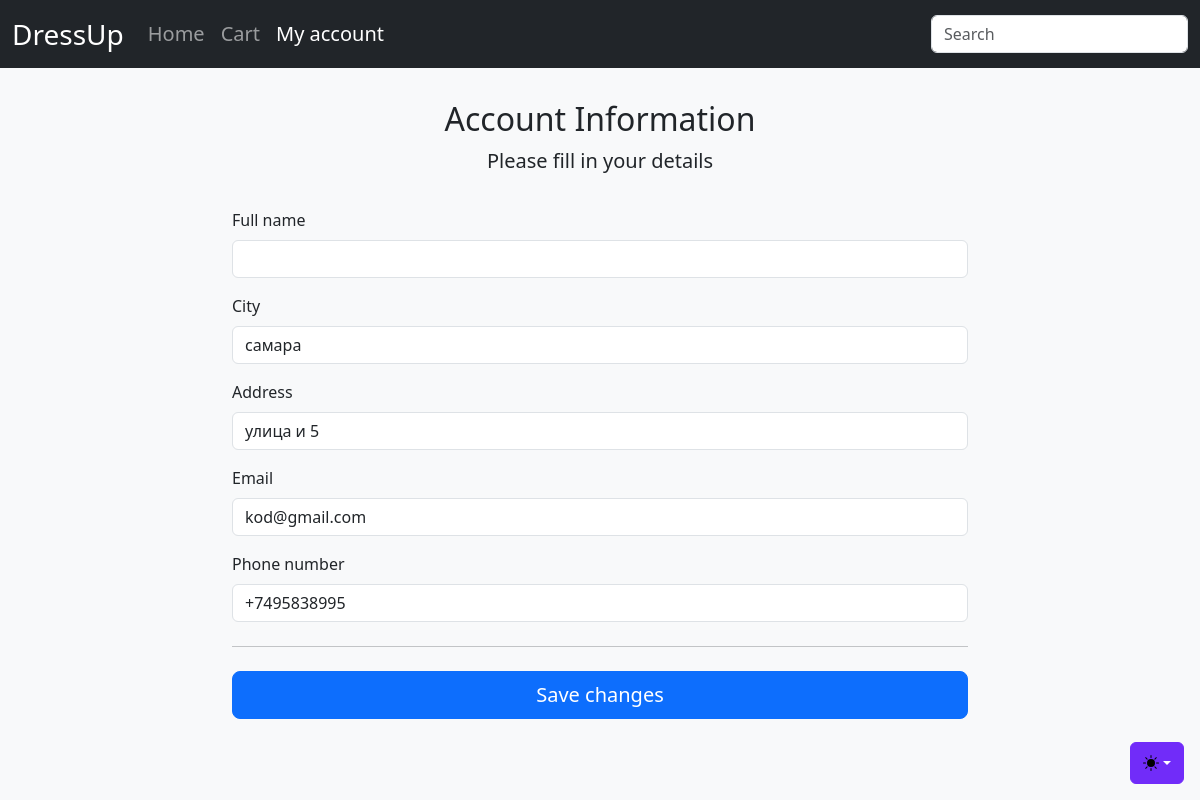
/profile, run on the app's committed database.
### data.py (models this page shows)
class User(db.Model):
    id = db.Column(db.Integer, primary_key=True)
    email = db.Column(db.String(120), unique=True, nullable=False)
    password = db.Column(db.String(128), nullable=False)
    name = db.Column(db.String(100))
    phone = db.Column(db.String(100))
    city = db.Column(db.String(100))
    address = db.Column(db.String(100))
    orders = db.relationship('Order', backref='user', lazy=True)

### app.py (the view, shortened to what this page needs)
@app.route("/profile", methods=['GET', 'POST'])
def profile():
    user = User.query.first()
    if not user:
        flash('No user data found in database', 'error')
        return redirect(url_for('some_other_page'))
    return render_template('profile.html', user=user)

### templates/profile.html (shortened to what this page needs)
<!doctype html>
<html lang="en" data-bs-theme="auto">
  <head>
    <link href="../static/css/bootstrap.min.css" rel="stylesheet">
  </head>
  <body class="bg-body-tertiary">
    {% include 'partials/theme_switcher.html' %}
    {% include 'partials/navbar.html' %}
    <div class="container">
      <main>
        <div class="form-container">
          <div class="form-header">
            <h2>Account Information</h2>
            <p class="lead">Please fill in your details</p>
          </div>
          <form class="needs-validation" method="POST" novalidate>
            <div class="row g-3">
              <div class="col-12">
                <label for="fullName" class="form-label">Full name</label>
                <input type="text" class="form-control" id="fullName" name="full_name"
                       value="{% if user %}{{ user.first_name }} {{ user.last_name }}{% endif %}"
                       placeholder="Your full name" required>
              </div>
              <div class="col-12">
                <label for="city" class="form-label">City</label>
                <input type="text" class="form-control" id="city" name="city"
                       value="{{ user.city if user else '' }}" placeholder="Your city" required>
              </div>
              <div class="col-12">
                <label for="address" class="form-label">Address</label>
                <input type="text" class="form-control" id="address" name="address"
                       value="{{ user.address if user else '' }}" placeholder="Street and house number" required>
              </div>
              <div class="col-12">
                <label for="email" class="form-label">Email</label>
                <input type="email" class="form-control" id="email" name="email"
                       value="{{ user.email if user else '' }}" placeholder="you@example.com" required>
              </div>
              <div class="col-12">
                <label for="phone" class="form-label">Phone number</label>
                <input type="tel" class="form-control" id="phone" name="phone"
                       value="{{ user.phone if user else '' }}" placeholder="+1234567890" required>
              </div>
            </div>
            <hr class="my-4">
            <button class="w-100 btn btn-primary btn-lg" type="submit">Save changes</button>
          </form>
        </div>
      </main>
    </div>
  </body>
</html>

### templates/profile.html (style rules this page uses)
body { background-color: var(--bs-body-bg); color: var(--bs-body-color); }
.form-container { max-width: 800px; margin: 0 auto; padding: 2rem; }
.form-header { text-align: center; margin-bottom: 2rem; }

### data on the page
User: city "самара", address "улица и 5", email "kod@gmail.com", phone "+7495838995"
